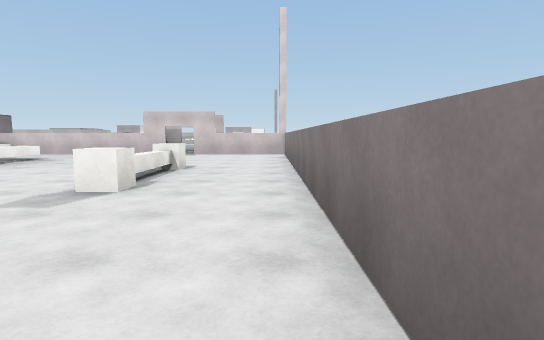
View 1 (above)

24 first-person views from a walk through a Unity game level. The camera is 1.3 m above the floor, tilts 6° down and sees 80° across. The floor is counted in squares, 2 m on a side. Each view is taken from the middle of a square. On the plan, view 1 faces up. The plan holds only what a view shows up to about 10 squares ahead; the rest is blank. The place goes on beyond the plan. The player character is not drawn. Door leaves are left out, so doorways stand open. Surface patterns are stand-ins for the level's own textures.

View 2
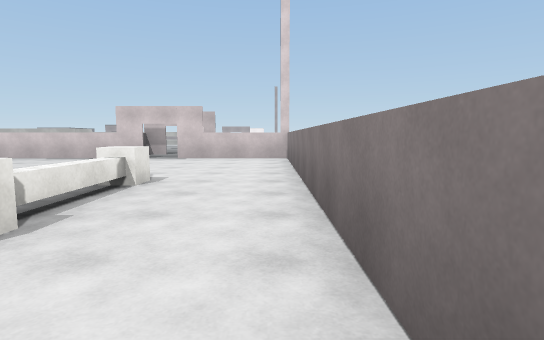

View 3
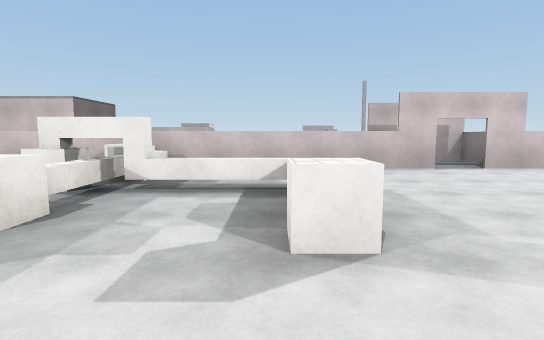

View 4
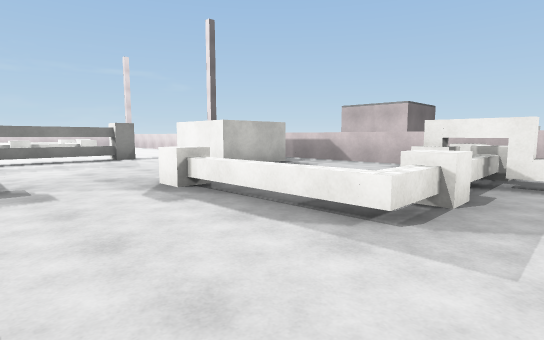

View 5
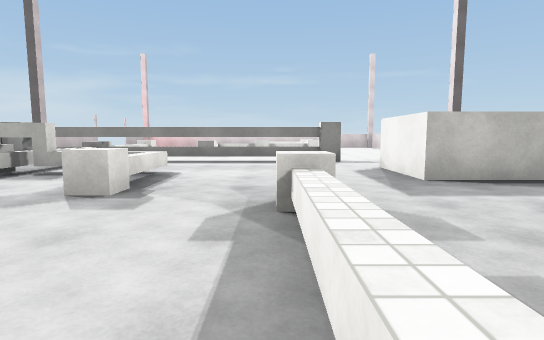

View 6
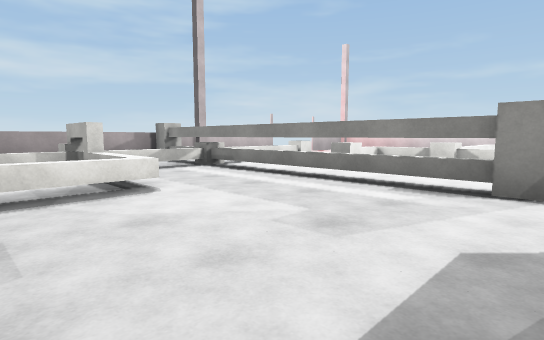

View 7
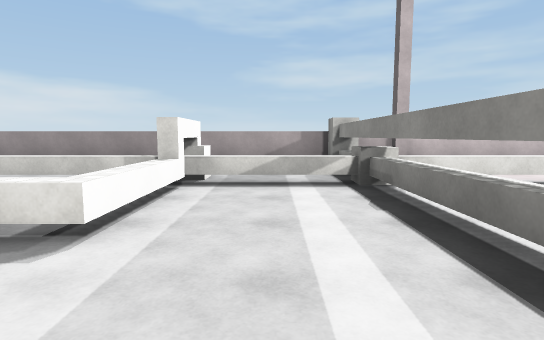

View 8
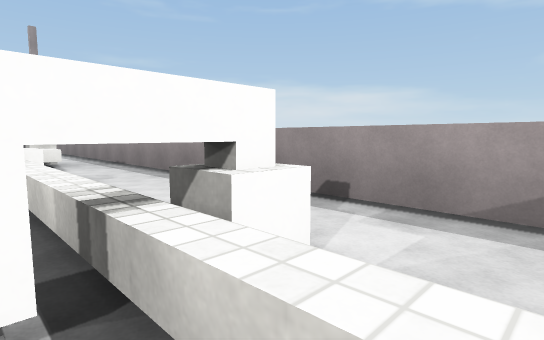

View 9
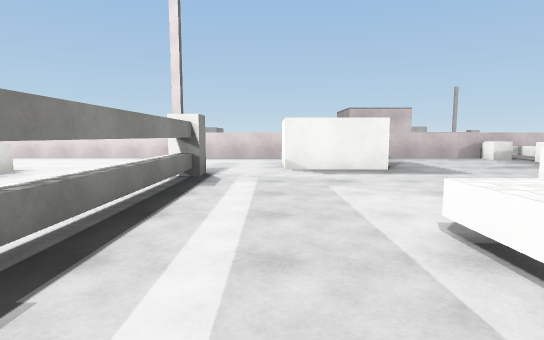

View 10
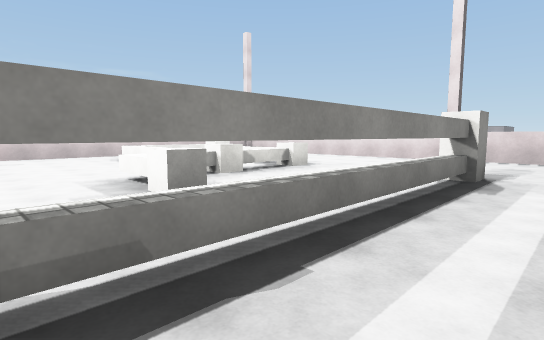

View 11
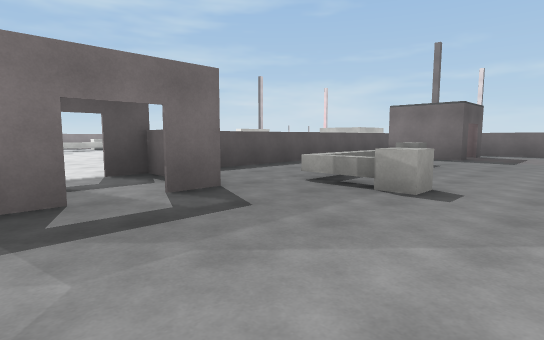

View 12
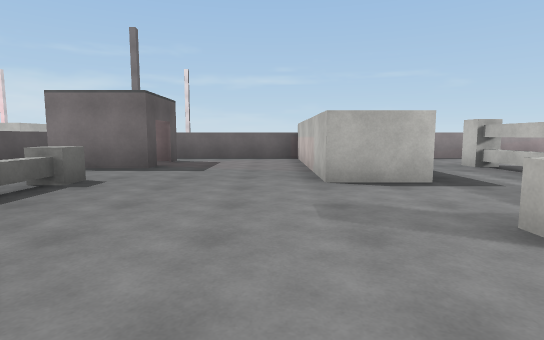

View 13
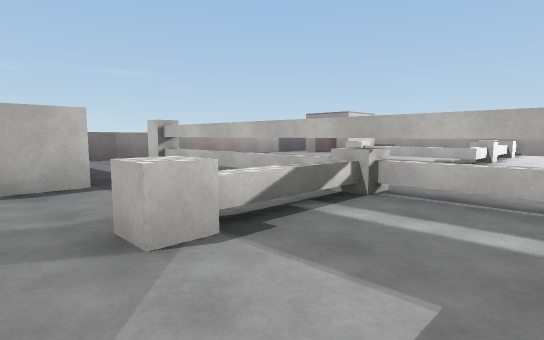

View 14
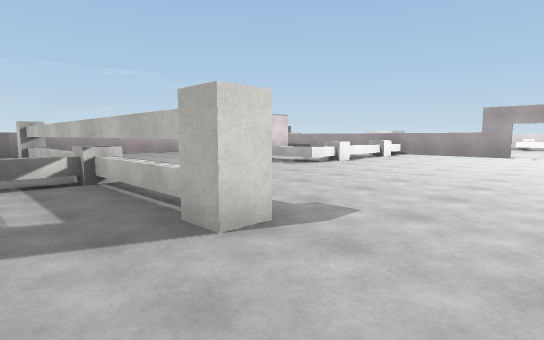

View 15
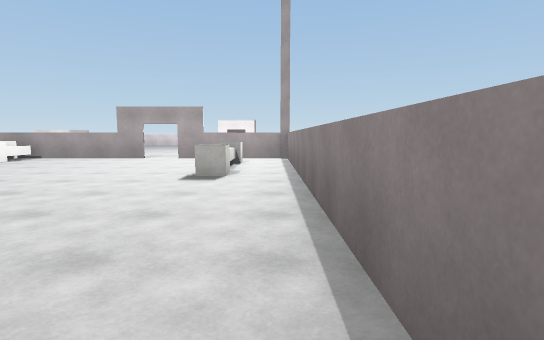

View 16
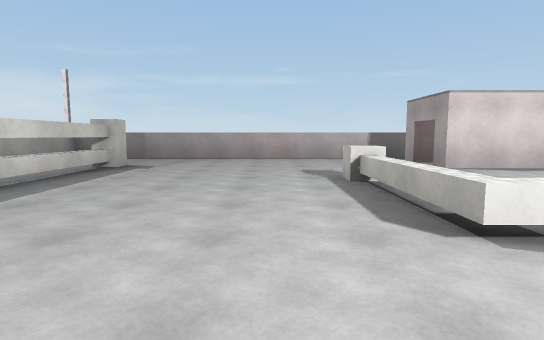

View 17
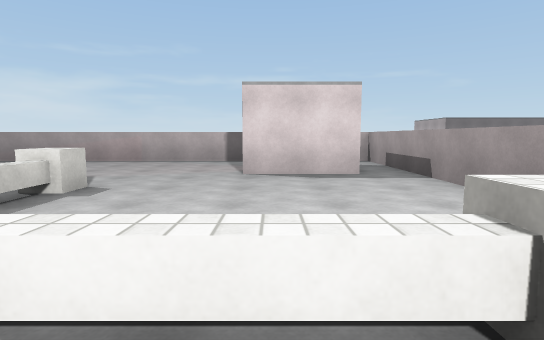

View 18
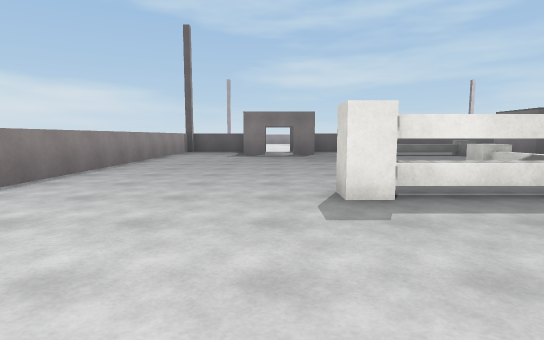

View 19
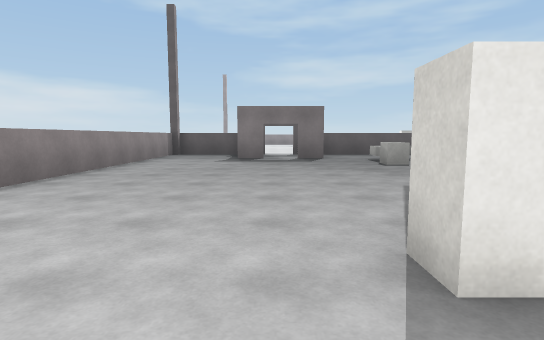

View 20
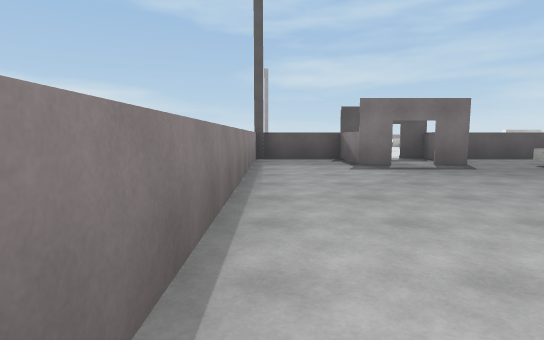

View 21
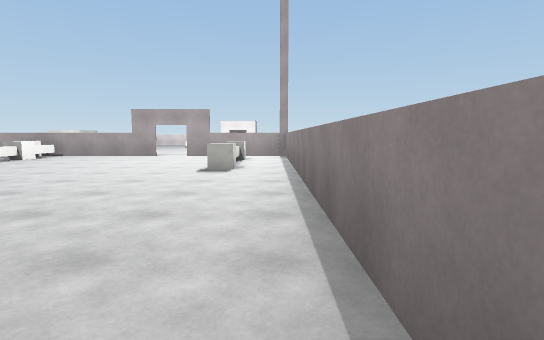

View 22
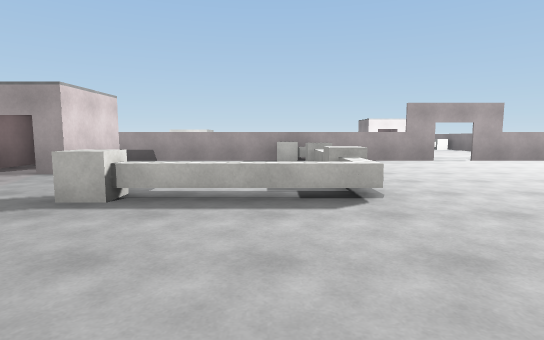

View 23
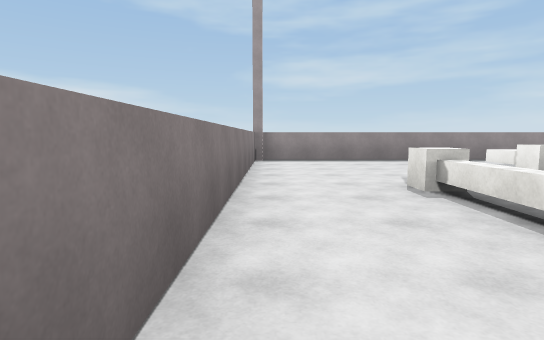

View 24
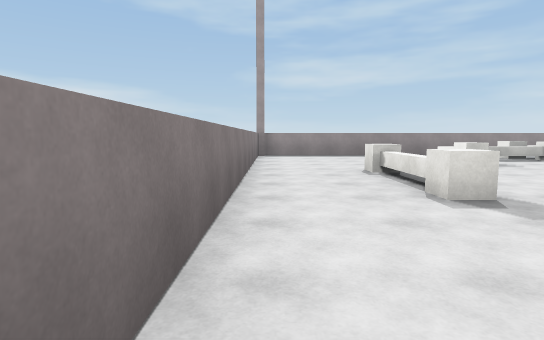

### Floor plan
Key: @ floor where view 1 was taken; # wall or solid block; x gap in a wall; . floor; D open door; = window, fence, low wall or low ledge; ^ raised ledge; C cube; T thing the floor can be seen under or through; O other object.
Columns run from 27 left of view 1 to 1 right of it. Each row starts with its distance up from view 1.
 33                         ..
 32              #####  ###DD###
 31             =#.....CO..DD...#
 30               ##... C.....C.#
 29             = ##... ^.....^.#
 28             =.......C.....C.#
 27             =....C..C.......#
 26             =....C^^........#
 25             =...............#
 24             =...............#
 23             =...............#
 22             =..C####C##C....#
 21             =.......^.......#
 20             =.......^.......#
 19              #####..C.......#
 18              #####..........#
 17             =...............#
 16             =...............#
 15             =........C......#
 14             = ##..C^^^.DD...#
 13               ##  .....DD#..#
 12    =====#====#     ....#.#..#
 11     .... ... ####CO####DD###
 10      ... ...##...OC.........#
  9      .......##...CO^^.......#
  8    O^^............C.^.......#
  7   ^O .C...C.......C.C.......#
  6   ^^^^C...T....C^^.......C..#
  5 ^...  C...T..........  ..^..#
  4 ^.....^C..T.=^C.....  ...C..#
  3 ^.........T.=...     .. ....#
  2       O...T.O...C  O..C ....#
  1       O==CC=C==#C  OC^. ....#
  0           C.O.......... ...@#
 -1      x####C#################

Positions as (right, up) in squares from view 1, and headings:
1: (0, 0), facing up
2: (0, 2), facing up
3: (-7, 5), facing up
4: (-8, 4), facing up-left
5: (-9, 6), facing left
6: (-13, 8), facing down-left
7: (-16, 6), facing down
8: (-16, 2), facing down-right
9: (-16, 2), facing up
10: (-16, 2), facing up-left
11: (-2, 17), facing down-left
12: (-5, 17), facing left
13: (-5, 18), facing up-left
14: (-2, 20), facing up-left
15: (0, 22), facing up
16: (-5, 25), facing left
17: (-6, 29), facing left
18: (-3, 25), facing down
19: (-3, 23), facing down
20: (0, 21), facing down
21: (0, 21), facing up
22: (-8, 23), facing up
23: (0, 8), facing down
24: (0, 10), facing down
